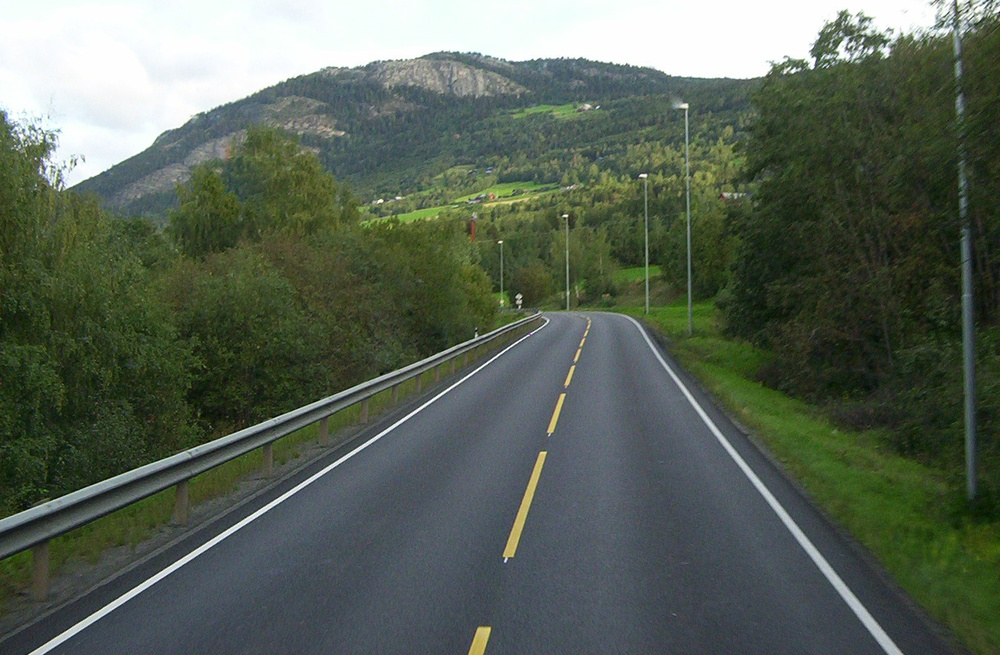
#> input picture Test_Cases/Python OpenCV/Lane_Detection/pic.jpg, 1000 x 655 px, shrunk from 1346 x 882 before the run
$ python luminence_removal.py --image pic.jpg
#> lines starting #> are read from the running program, lines starting #| are printed output that depends on the picture
# import the necessary packages
from __future__ import print_function
import numpy as np
import argparse
import cv2

def adjust_gamma(image, gamma=1.0):
	# build a lookup table mapping the pixel values [0, 255] to
	# their adjusted gamma values
	invGamma = 1.0 / gamma
	table = np.array([((i / 255.0) ** invGamma) * 255
		for i in np.arange(0, 256)]).astype("uint8")
	# apply gamma correction using the lookup table
	return cv2.LUT(image, table)

# construct the argument parse and parse the arguments
ap = argparse.ArgumentParser()
ap.add_argument("-i", "--image", required=True,
	help="path to input image")
args = vars(ap.parse_args())
# load the original image
original = cv2.imread(args["image"])
#> original is the input picture: shape (655, 1000, 3); mean B, G, R 87, 99.6, 89.3

# loop over various values of gamma
for gamma in np.arange(0.0, 3.5, 0.5):
	# ignore when gamma is 1 (there will be no change to the image)
	if gamma == 1:
		continue
	# apply gamma correction and show the images
	gamma = gamma if gamma > 0 else 0.1
	adjusted = adjust_gamma(original, gamma=gamma)
	cv2.putText(adjusted, "g={}".format(gamma), (10, 30),
		cv2.FONT_HERSHEY_SIMPLEX, 0.8, (0, 0, 255), 3)
	cv2.imshow("Images", np.hstack([original, adjusted]))
	cv2.waitKey(0)
#> this loop made 7 passes
#> pass 1, `adjusted = adjust_gamma(original, gamma=gamma)`:
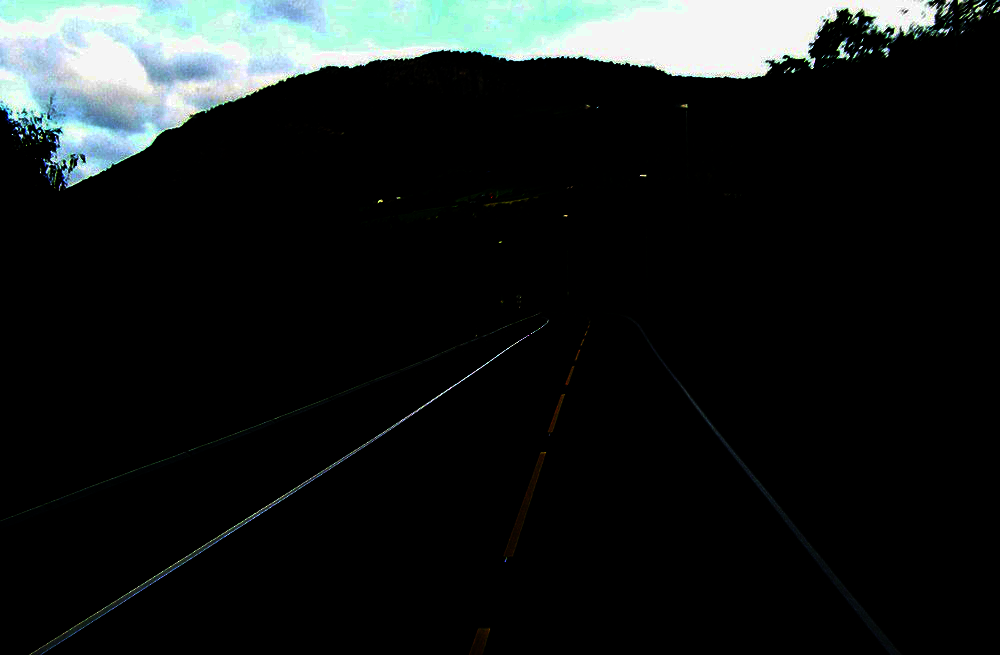
#> adjusted: shape (655, 1000, 3); mean B, G, R 27.2, 27.5, 23.4
#> pass 1, `cv2.imshow("Images", np.hstack([original, adjusted]))`:
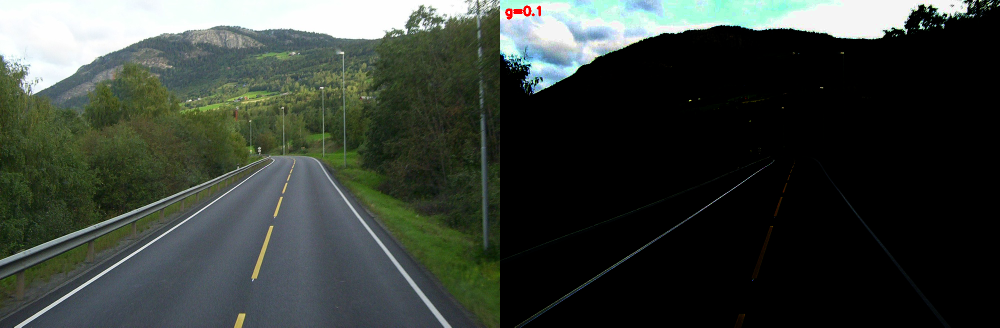
#> window 'Images': shape (655, 2000, 3) (shown at 1/2 size); mean B, G, R 57, 63.4, 56.4
#> pass 2, `adjusted = adjust_gamma(original, gamma=gamma)`:
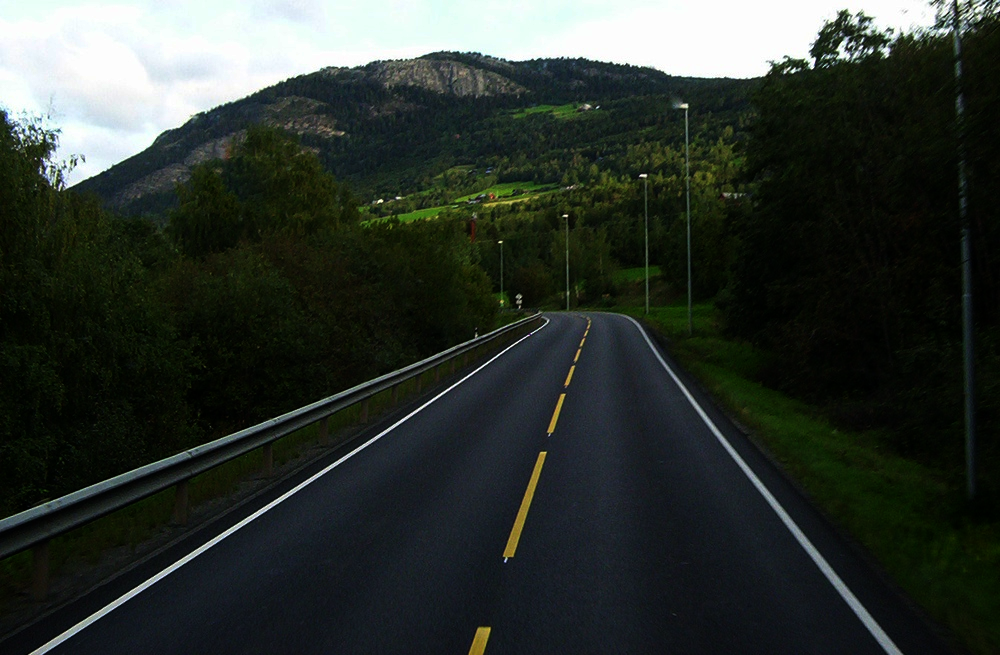
#> adjusted: shape (655, 1000, 3); mean B, G, R 48.2, 53.6, 47
#> pass 2, `cv2.imshow("Images", np.hstack([original, adjusted]))`:
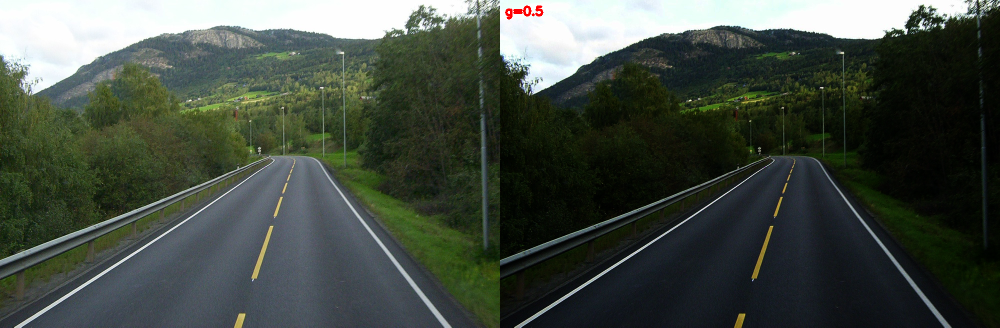
#> window 'Images': shape (655, 2000, 3) (shown at 1/2 size); mean B, G, R 67.4, 76.4, 68.1
#> after the loop:
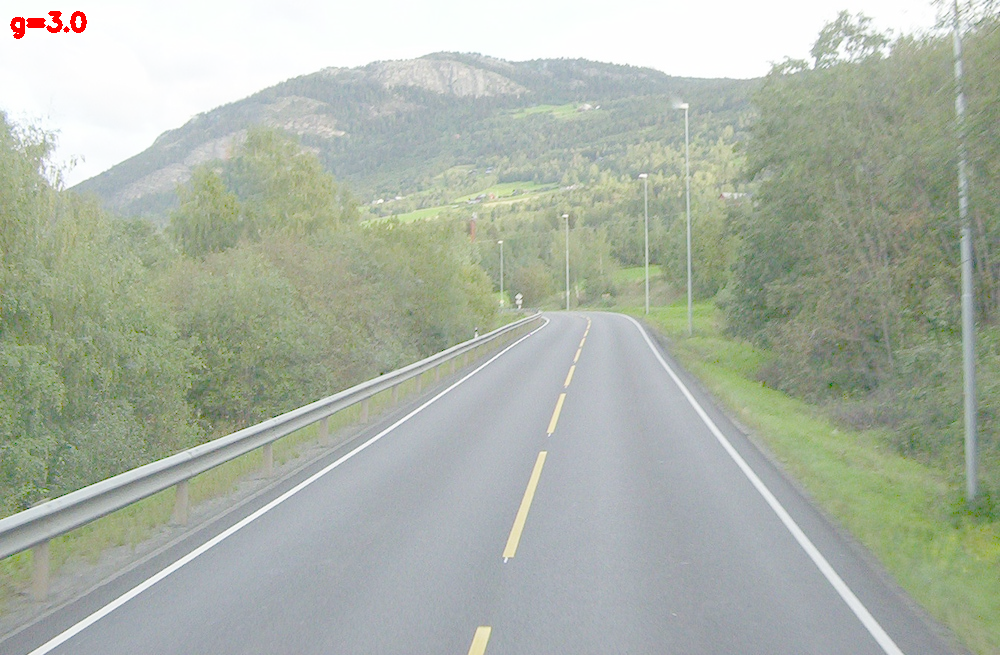
#> adjusted: shape (655, 1000, 3); mean B, G, R 166.2, 179.2, 171.3
